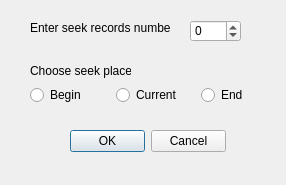
<?xml version="1.0" encoding="UTF-8"?>
<ui version="4.0">
 <class>SeekRecDialog</class>
 <widget class="QDialog" name="SeekRecDialog">
  <property name="geometry">
   <rect>
    <x>0</x>
    <y>0</y>
    <width>286</width>
    <height>185</height>
   </rect>
  </property>
  <property name="maximumSize">
   <size>
    <width>287</width>
    <height>185</height>
   </size>
  </property>
  <property name="windowTitle">
   <string>Seek Dialog</string>
  </property>
  <property name="windowIcon">
   <iconset resource="gui.qrc">
    <normaloff>:/images/open.png</normaloff>:/images/open.png</iconset>
  </property>
  <widget class="QSpinBox" name="spinBox">
   <property name="geometry">
    <rect>
     <x>190</x>
     <y>20</y>
     <width>51</width>
     <height>22</height>
    </rect>
   </property>
   <property name="minimum">
    <number>-99</number>
   </property>
  </widget>
  <widget class="QLabel" name="label_2">
   <property name="geometry">
    <rect>
     <x>30</x>
     <y>60</y>
     <width>101</width>
     <height>21</height>
    </rect>
   </property>
   <property name="text">
    <string>Choose seek place:</string>
   </property>
  </widget>
  <widget class="QWidget" name="layoutWidget">
   <property name="geometry">
    <rect>
     <x>30</x>
     <y>80</y>
     <width>251</width>
     <height>31</height>
    </rect>
   </property>
   <layout class="QHBoxLayout" name="horizontalLayout">
    <item>
     <widget class="QRadioButton" name="radioButtonBegin">
      <property name="text">
       <string>Begin</string>
      </property>
     </widget>
    </item>
    <item>
     <widget class="QRadioButton" name="radioButtonCur">
      <property name="text">
       <string>Current</string>
      </property>
     </widget>
    </item>
    <item>
     <widget class="QRadioButton" name="radioButtonEnd">
      <property name="text">
       <string>End</string>
      </property>
     </widget>
    </item>
   </layout>
  </widget>
  <widget class="QLabel" name="label">
   <property name="geometry">
    <rect>
     <x>30</x>
     <y>20</y>
     <width>141</width>
     <height>16</height>
    </rect>
   </property>
   <property name="text">
    <string>Enter seek records number:</string>
   </property>
  </widget>
  <widget class="QDialogButtonBox" name="buttonBox">
   <property name="geometry">
    <rect>
     <x>70</x>
     <y>130</y>
     <width>156</width>
     <height>23</height>
    </rect>
   </property>
   <property name="standardButtons">
    <set>QDialogButtonBox::Cancel|QDialogButtonBox::Ok</set>
   </property>
  </widget>
 </widget>
 <resources>
  <include location="gui.qrc"/>
 </resources>
 <connections>
  <connection>
   <sender>buttonBox</sender>
   <signal>rejected()</signal>
   <receiver>SeekRecDialog</receiver>
   <slot>reject()</slot>
   <hints>
    <hint type="sourcelabel">
     <x>147</x>
     <y>141</y>
    </hint>
    <hint type="destinationlabel">
     <x>142</x>
     <y>92</y>
    </hint>
   </hints>
  </connection>
  <connection>
   <sender>buttonBox</sender>
   <signal>clicked(QAbstractButton*)</signal>
   <receiver>SeekRecDialog</receiver>
   <slot>accept()</slot>
   <hints>
    <hint type="sourcelabel">
     <x>114</x>
     <y>143</y>
    </hint>
    <hint type="destinationlabel">
     <x>102</x>
     <y>173</y>
    </hint>
   </hints>
  </connection>
 </connections>
</ui>
